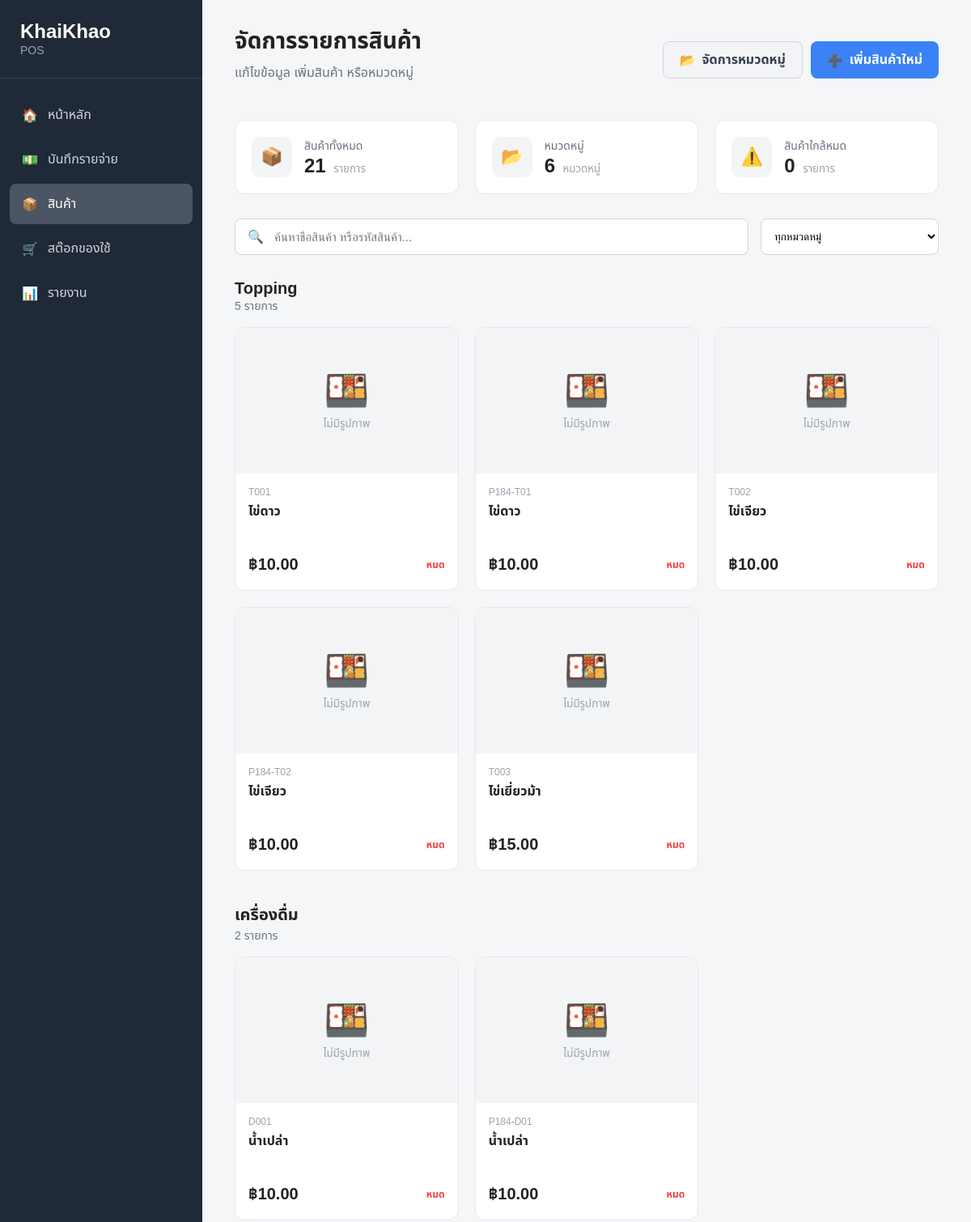
Page /products/ (signed in, upper part) on the earlier database version.
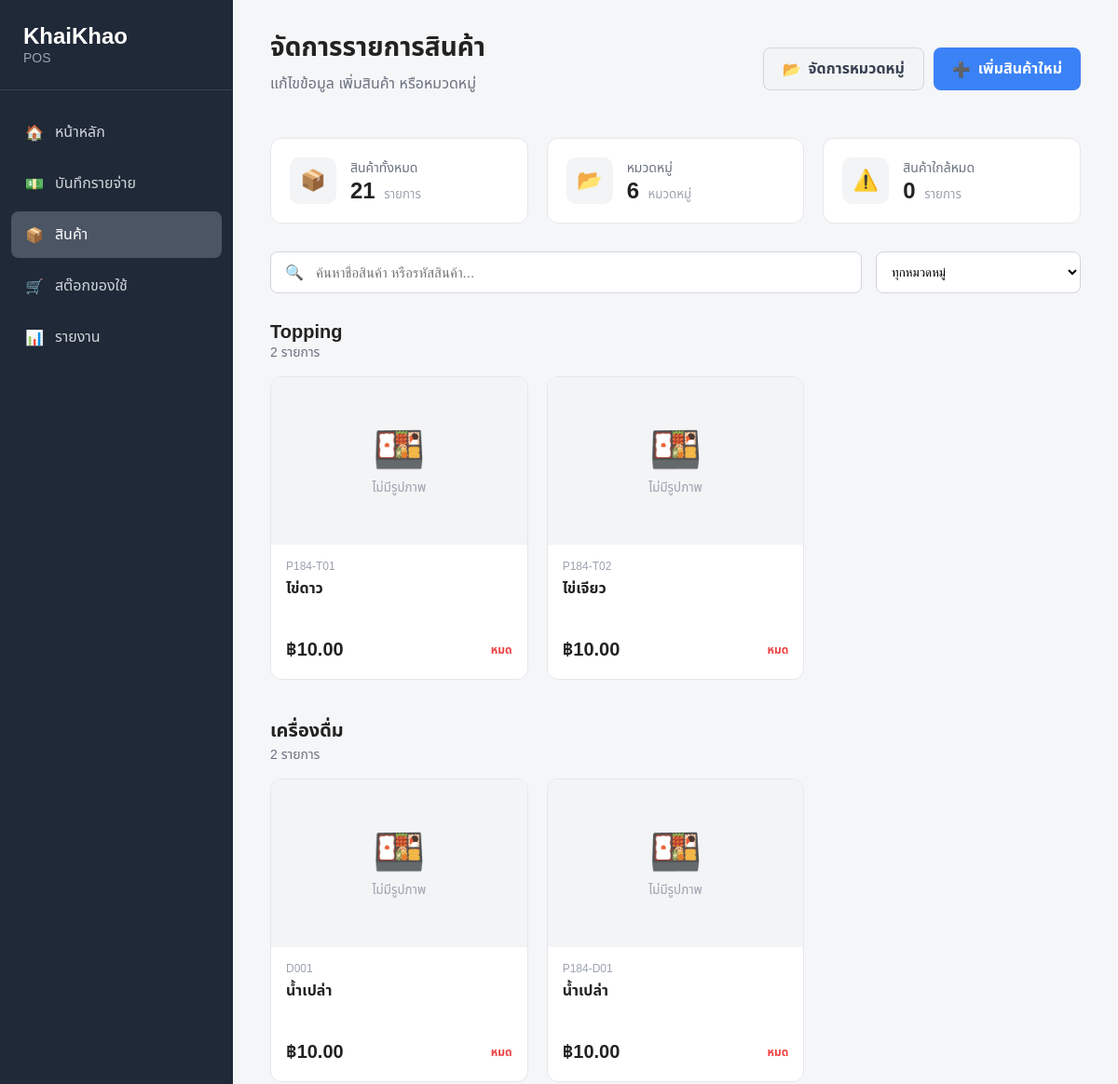
Same page on the later database version.
### Products/models.py (models this page shows, shortened)
class ProductCategory(models.Model):
    name = models.CharField(
        max_length=100,
        verbose_name="ชื่อหมวดหมู่"
    )
    is_active = models.BooleanField(
        default=True,
        verbose_name="เปิดใช้งาน"
    )
    created_by = models.ForeignKey(
        settings.AUTH_USER_MODEL,
        on_delete=models.SET_NULL, # ถ้า User ถูกลบ หมวดหมู่จะไม่ถูกลบตาม แต่จะกลายเป็นค่าว่าง
        null=True,
        blank=True,
        verbose_name="ผู้สร้าง",
        related_name="created_categories"
    )
    created_at = models.DateTimeField(
        auto_now_add=True
    )
    updated_at = models.DateTimeField(
        auto_now=True
    )
    class Meta:
        db_table = "product_categories"
        verbose_name = "หมวดหมู่สินค้า"
        verbose_name_plural = "หมวดหมู่สินค้า"
        ordering = ["name"]

class Product(models.Model):
    category = models.ForeignKey(
        ProductCategory,
        on_delete=models.PROTECT,
        related_name="products",
        verbose_name="หมวดหมู่"
    )
    code = models.CharField(
        max_length=20,
        unique=True,
        verbose_name="รหัสสินค้า"
    )
    name = models.CharField(
        max_length=200,
        verbose_name="ชื่อสินค้า"
    )
    description = models.TextField(
        blank=True,
        null=True,
        verbose_name="รายละเอียด"
    )
    cost_price = models.DecimalField(
        max_digits=10,
        decimal_places=2,
        default=0,
        verbose_name="ราคาทุน"
    )
    selling_price = models.DecimalField(
        max_digits=10,
        decimal_places=2,
        verbose_name="ราคาขาย"
    )
    stock_quantity = models.DecimalField(
        max_digits=10,
        decimal_places=2,
        default=0,
        verbose_name="จำนวนคงเหลือ"
    )
    min_stock = models.DecimalField(
        max_digits=10,
        decimal_places=2,
        default=0,
        verbose_name="จำนวนขั้นต่ำ"
    )
    unit = models.CharField(
        max_length=50,
        default="ชิ้น",
        verbose_name="หน่วย"
    )
    image = models.ImageField(
        upload_to="products/",
        blank=True,
        null=True,
        verbose_name="รูปสินค้า"
    )
    is_active = models.BooleanField(
        default=True,
        verbose_name="เปิดขาย"
    )
    created_by = models.ForeignKey(
        settings.AUTH_USER_MODEL,
        on_delete=models.SET_NULL,
        null=True,
        blank=True,
        verbose_name="ผู้สร้าง",
        related_name="created_products"
    )
    created_at = models.DateTimeField(
        auto_now_add=True
    )
    updated_at = models.DateTimeField(
        auto_now=True
    )
    class Meta:
        db_table = "products"
        verbose_name = "สินค้า"
        verbose_name_plural = "สินค้า"
        ordering = ["category", "name"]

### Products/views.py (the view)
# urls.py: path('', views.product_list, name='list'),
@login_required
def product_list(request):
    categories = ProductCategory.objects.filter(
        is_active=True, created_by=request.user
    ).prefetch_related("products")
    context = {
        "categories": categories,
        "products": Product.objects.filter(created_by=request.user),
    }
    return render(request, "Products/list.html", context)

### Products/templates/Products/list.html (shortened to what this page needs)
{% load static %}
<!DOCTYPE html>
<html lang="th">
<head>
    <link rel="stylesheet" href="{% static 'css/style.css' %}">
</head>
<body>
<div class="app">
    <aside class="sidebar">
        <div class="logo">
            <h2>KhaiKhao</h2>
            <span>POS</span>
        </div>
        <nav class="menu">
            <a href="{% url 'pos:home' %}" class="menu-item">
                <span>🏠</span>
                <span>หน้าหลัก</span>
            </a>
            <a href="{% url 'expenses:home' %}" class="menu-item">
                <span>💵</span>
                <span>บันทึกรายจ่าย</span>
            </a>
            <a href="{% url 'products:list' %}" class="menu-item active">
                <span>📦</span>
                <span>สินค้า</span>
            </a>
            <a href="#" class="menu-item">
                <span>🛒</span>
                <span>สต๊อกของใช้</span>
            </a>
            <a href="{% url 'reports:home' %}" class="menu-item">
                <span>📊</span>
                <span>รายงาน</span>
            </a>
        </nav>
    </aside>
    <main class="main">
        <header class="header">
            <div>
                <h1>จัดการรายการสินค้า</h1>
                <p>แก้ไขข้อมูล เพิ่มสินค้า หรือหมวดหมู่</p>
            </div>
            <div class="header-actions">
                <a href="{% url 'products:category_manage' %}" class="btn-secondary">
                    <span>📂</span> จัดการหมวดหมู่
                </a>
                <a href="{% url 'products:create' %}" class="btn-primary">
                    <span>➕</span> เพิ่มสินค้าใหม่
                </a>
            </div>
        </header>
        <section class="summary">
            <div class="summary-card">
                <div class="summary-icon">📦</div>
                <div>
                    <span>สินค้าทั้งหมด</span>
                    <strong>{{ products|length }}</strong>
                    <small>รายการ</small>
                </div>
            </div>
            <div class="summary-card">
                <div class="summary-icon">📂</div>
                <div>
                    <span>หมวดหมู่</span>
                    <strong>{{ categories|length }}</strong>
                    <small>หมวดหมู่</small>
                </div>
            </div>
            <div class="summary-card">
                <div class="summary-icon">⚠️</div>
                <div>
                    <span>สินค้าใกล้หมด</span>
                    <strong>0</strong>
                    <small>รายการ</small>
                </div>
            </div>
        </section>
        <section class="toolbar">
            <div class="search-box">
                <span>🔍</span>
                <input type="text" id="searchInput" placeholder="ค้นหาชื่อสินค้า หรือรหัสสินค้า...">
            </div>
            <select id="categoryFilter">
                <option value="">ทุกหมวดหมู่</option>
            </select>
        </section>
        <section class="products-section">
            {% for category in categories %}
                <div class="category-section">
                    <div class="category-header">
                        <div>
                            <h2>{{ category.name }}</h2>
                            <span>{{ category.products.count }} รายการ</span>
                        </div>
                    </div>
                    <div class="products-grid">
                        {% for product in category.products.all %}
                            {% if product.is_active %}
                                <article class="product-card" data-name="{{ product.name }}" data-code="{{ product.code }}" data-category="{{ category.name }}">
                                    <div class="product-image">
                                        {% if product.image %}
                                            <img src="{{ product.image.url }}" alt="{{ product.name }}">
                                        {% else %}
                                            <div class="no-image">
                                                <span>🍱</span>
                                                <small>ไม่มีรูปภาพ</small>
                                            </div>
                                        {% endif %}
                                    </div>
                                    <div class="product-content">
                                        <div class="product-code">{{ product.code }}</div>
                                        <h3>{{ product.name }}</h3>
                                        <div class="product-bottom">
                                            <div class="price">฿{{ product.selling_price }}</div>
                                            <div class="stock">
                                                {% if product.stock_quantity > 0 %}
                                                    <span class="stock-ok">สต๊อก {{ product.stock_quantity }}</span>
                                                {% else %}
                                                    <span class="stock-empty" style="color: #ef4444; font-weight:bold;">หมด</span>
                                                {% endif %}
                                            </div>
                                        </div>
                                    </div>
                                </article>
                            {% endif %}
                        {% empty %}
                            <div class="empty">ยังไม่มีสินค้าในหมวดหมู่นี้</div>
                        {% endfor %}
                    </div>
                </div>
            {% endfor %}
        </section>
    </main>
</div>
</body>
</html>

### static/css/style.css (style rules this page uses)
* { box-sizing: border-box; }
body { margin: 0; font-family: Arial, "Noto Sans Thai", sans-serif; background: #f5f6f8; color: #222; }
.app { display: flex; min-height: 100vh; }
.sidebar { width: 250px; background: #1f2937; color: white; position: fixed; top: 0; bottom: 0; left: 0; display: flex; flex-direction: column; }
.logo { padding: 25px; border-bottom: 1px solid #374151; }
.logo h2 { margin: 0; font-size: 24px; }
.logo span { color: #9ca3af; font-size: 14px; }
.menu { padding: 20px 12px; }
.menu-item { display: flex; align-items: center; gap: 12px; padding: 13px 15px; color: #d1d5db; text-decoration: none; border-radius: 8px; margin-bottom: 5px; }
.menu-item.active { background: #4b5563; color: white; }
.main { margin-left: 250px; width: calc(100% - 250px); padding: 30px 40px; }
.header { display: flex; justify-content: space-between; align-items: center; margin-bottom: 30px; }
.header h1 { margin: 0; font-size: 28px; }
.header p { margin-top: 5px; color: #6b7280; }
.summary { display: grid; grid-template-columns: repeat(3, 1fr); gap: 20px; margin-bottom: 30px; }
.summary-card { background: white; border-radius: 12px; padding: 20px; display: flex; align-items: center; gap: 15px; border: 1px solid #e5e7eb; }
.summary-icon { width: 50px; height: 50px; display: flex; align-items: center; justify-content: center; background: #f3f4f6; border-radius: 10px; font-size: 22px; }
.summary-card span { display: block; color: #6b7280; font-size: 14px; }
.summary-card strong { font-size: 24px; margin-right: 5px; }
.summary-card small { color: #9ca3af; }
.toolbar { display: flex; gap: 15px; margin-bottom: 30px; }
.search-box { flex: 1; background: white; border: 1px solid #d1d5db; border-radius: 8px; display: flex; align-items: center; padding: 0 15px; }
.search-box input { width: 100%; border: none; outline: none; padding: 13px; font-size: 15px; }
.toolbar select { min-width: 220px; padding: 12px; border: 1px solid #d1d5db; border-radius: 8px; background: white; }
.category-section { margin-bottom: 40px; }
.category-header { margin-bottom: 15px; }
.category-header h2 { margin: 0; font-size: 20px; }
.category-header span { color: #6b7280; font-size: 14px; }
.products-grid { display: grid; grid-template-columns: repeat(4, 1fr); gap: 20px; }
.product-card { background: white; border-radius: 12px; overflow: hidden; border: 1px solid #e5e7eb; transition: transform 0.2s, box-shadow 0.2s; }
.product-image { height: 180px; background: #f3f4f6; overflow: hidden; }
.no-image { height: 100%; display: flex; align-items: center; justify-content: center; flex-direction: column; color: #9ca3af; }
.no-image span { font-size: 45px; }
.no-image small { margin-top: 5px; }
.product-content { padding: 16px; }
.product-code { font-size: 12px; color: #9ca3af; margin-bottom: 5px; }
.product-content h3 { margin: 0; font-size: 16px; line-height: 1.5; min-height: 48px; }
.product-bottom { display: flex; align-items: center; justify-content: space-between; margin-top: 15px; }
.price { font-size: 20px; font-weight: bold; }
.stock { font-size: 12px; }
.stock-empty { color: #9ca3af; }
@media (max-width: 1200px) { .products-grid { grid-template-columns: repeat(3, 1fr); } }

### Products/templates/Products/list.html (style rules this page uses)
.header-actions { display: flex; gap: 10px; }
.btn-primary { background-color: #3b82f6; color: white; padding: 10px 20px; border-radius: 8px; text-decoration: none; font-weight: bold; display: inline-flex; align-items: center; gap: 8px; transition: background 0.2s; }
.btn-secondary { background-color: #f3f4f6; color: #374151; padding: 10px 20px; border-radius: 8px; text-decoration: none; font-weight: bold; display: inline-flex; align-items: center; gap: 8px; border: 1px solid #d1d5db; transition: background 0.2s; }
.product-card { position: relative; }

Differences in the rows shown:
removed Product: image "ไม่มีรูปภาพ", code "T001", name "ไข่ดาว", selling_price "10.00", stock_quantity "หมด", shown under ProductCategory "Topping"
removed Product: image "ไม่มีรูปภาพ", code "T002", name "ไข่เจียว", selling_price "10.00", stock_quantity "หมด", shown under ProductCategory "Topping"
removed Product: image "ไม่มีรูปภาพ", code "T003", name "ไข่เยี่ยวม้า", selling_price "15.00", stock_quantity "หมด", shown under ProductCategory "Topping"
computed for ProductCategory "Topping": products.count "5" → "2"
